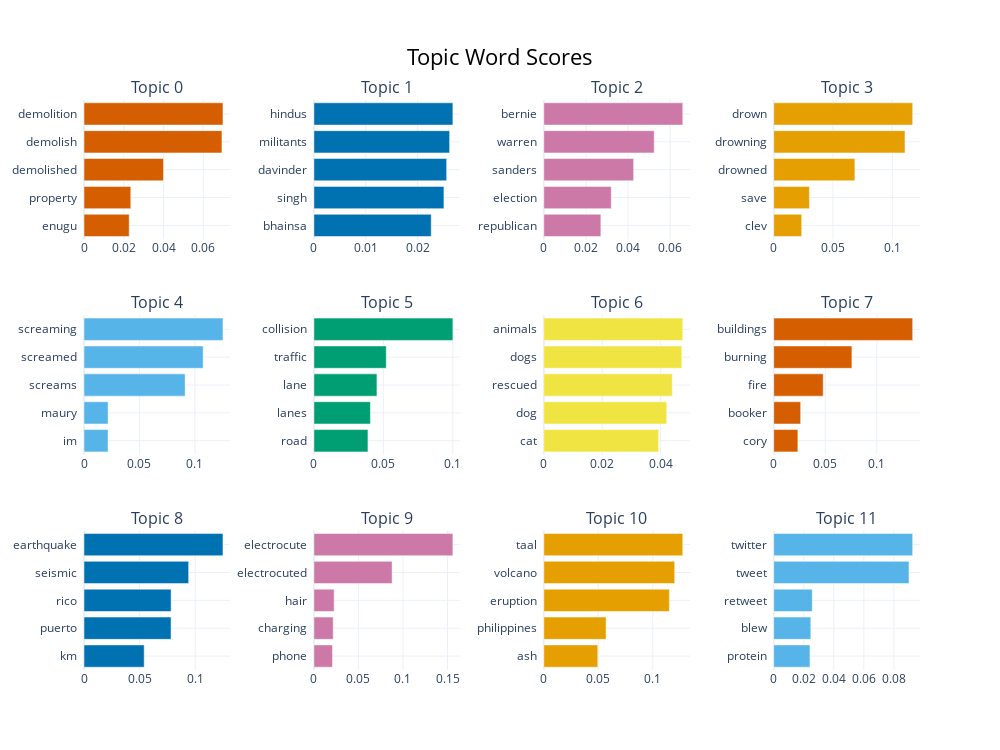

Notebook code for this chart:
### Code cell
topic_model.visualize_barchart(top_n_topics=12)

### Figure 1 — Plotly figure (JSON) as saved in the notebook; plotly's stock layout.template omitted (floating-point values rounded to 4 significant figures)
{"data": [{"marker": {"color": "#D55E00"}, "orientation": "h", "type": "bar", "x": [0.02272, 0.02353, 0.03997, 0.06936, 0.06989], "xaxis": "x", "y": ["enugu  ", "property  ", "demolished  ", "demolish  ", "demolition  "], "yaxis": "y"}, {"marker": {"color": "#0072B2"}, "orientation": "h", "type": "bar", "x": [0.02265, 0.0251, 0.02563, 0.0262, 0.02683], "xaxis": "x2", "y": ["bhainsa  ", "singh  ", "davinder  ", "militants  ", "hindus  "], "yaxis": "y2"}, {"marker": {"color": "#CC79A7"}, "orientation": "h", "type": "bar", "x": [0.02709, 0.03203, 0.04265, 0.05242, 0.06598], "xaxis": "x3", "y": ["republican  ", "election  ", "sanders  ", "warren  ", "bernie  "], "yaxis": "y3"}, {"marker": {"color": "#E69F00"}, "orientation": "h", "type": "bar", "x": [0.02364, 0.03012, 0.06849, 0.1107, 0.1172], "xaxis": "x4", "y": ["clev  ", "save  ", "drowned  ", "drowning  ", "drown  "], "yaxis": "y4"}, {"marker": {"color": "#56B4E9"}, "orientation": "h", "type": "bar", "x": [0.02169, 0.02173, 0.09119, 0.1075, 0.1253], "xaxis": "x5", "y": ["im  ", "maury  ", "screams  ", "screamed  ", "screaming  "], "yaxis": "y5"}, {"marker": {"color": "#009E73"}, "orientation": "h", "type": "bar", "x": [0.03891, 0.04066, 0.04536, 0.05208, 0.1], "xaxis": "x6", "y": ["road  ", "lanes  ", "lane  ", "traffic  ", "collision  "], "yaxis": "y6"}, {"marker": {"color": "#F0E442"}, "orientation": "h", "type": "bar", "x": [0.03929, 0.04208, 0.04398, 0.04724, 0.04757], "xaxis": "x7", "y": ["cat  ", "dog  ", "rescued  ", "dogs  ", "animals  "], "yaxis": "y7"}, {"marker": {"color": "#D55E00"}, "orientation": "h", "type": "bar", "x": [0.02347, 0.02615, 0.048, 0.07586, 0.1348], "xaxis": "x8", "y": ["cory  ", "booker  ", "fire  ", "burning  ", "buildings  "], "yaxis": "y8"}, {"marker": {"color": "#0072B2"}, "orientation": "h", "type": "bar", "x": [0.05413, 0.07828, 0.07834, 0.09411, 0.125], "xaxis": "x9", "y": ["km  ", "puerto  ", "rico  ", "seismic  ", "earthquake  "], "yaxis": "y9"}, {"marker": {"color": "#CC79A7"}, "orientation": "h", "type": "bar", "x": [0.02088, 0.02168, 0.02273, 0.0878, 0.156], "xaxis": "x10", "y": ["phone  ", "charging  ", "hair  ", "electrocuted  ", "electrocute  "], "yaxis": "y10"}, {"marker": {"color": "#E69F00"}, "orientation": "h", "type": "bar", "x": [0.04953, 0.05713, 0.1152, 0.1201, 0.1275], "xaxis": "x11", "y": ["ash  ", "philippines  ", "eruption  ", "volcano  ", "taal  "], "yaxis": "y11"}, {"marker": {"color": "#56B4E9"}, "orientation": "h", "type": "bar", "x": [0.02413, 0.0247, 0.02566, 0.09003, 0.09249], "xaxis": "x12", "y": ["protein  ", "blew  ", "retweet  ", "tweet  ", "twitter  "], "yaxis": "y12"}], "layout": {"annotations": [{"font": {"size": 16}, "showarrow": false, "text": "Topic 0", "x": 0.0875, "xanchor": "center", "xref": "paper", "y": 1, "yanchor": "bottom", "yref": "paper"}, {"font": {"size": 16}, "showarrow": false, "text": "Topic 1", "x": 0.3625, "xanchor": "center", "xref": "paper", "y": 1, "yanchor": "bottom", "yref": "paper"}, {"font": {"size": 16}, "showarrow": false, "text": "Topic 2", "x": 0.6375, "xanchor": "center", "xref": "paper", "y": 1, "yanchor": "bottom", "yref": "paper"}, {"font": {"size": 16}, "showarrow": false, "text": "Topic 3", "x": 0.9125, "xanchor": "center", "xref": "paper", "y": 1, "yanchor": "bottom", "yref": "paper"}, {"font": {"size": 16}, "showarrow": false, "text": "Topic 4", "x": 0.0875, "xanchor": "center", "xref": "paper", "y": 0.6222, "yanchor": "bottom", "yref": "paper"}, {"font": {"size": 16}, "showarrow": false, "text": "Topic 5", "x": 0.3625, "xanchor": "center", "xref": "paper", "y": 0.6222, "yanchor": "bottom", "yref": "paper"}, {"font": {"size": 16}, "showarrow": false, "text": "Topic 6", "x": 0.6375, "xanchor": "center", "xref": "paper", "y": 0.6222, "yanchor": "bottom", "yref": "paper"}, {"font": {"size": 16}, "showarrow": false, "text": "Topic 7", "x": 0.9125, "xanchor": "center", "xref": "paper", "y": 0.6222, "yanchor": "bottom", "yref": "paper"}, {"font": {"size": 16}, "showarrow": false, "text": "Topic 8", "x": 0.0875, "xanchor": "center", "xref": "paper", "y": 0.2444, "yanchor": "bottom", "yref": "paper"}, {"font": {"size": 16}, "showarrow": false, "text": "Topic 9", "x": 0.3625, "xanchor": "center", "xref": "paper", "y": 0.2444, "yanchor": "bottom", "yref": "paper"}, {"font": {"size": 16}, "showarrow": false, "text": "Topic 10", "x": 0.6375, "xanchor": "center", "xref": "paper", "y": 0.2444, "yanchor": "bottom", "yref": "paper"}, {"font": {"size": 16}, "showarrow": false, "text": "Topic 11", "x": 0.9125, "xanchor": "center", "xref": "paper", "y": 0.2444, "yanchor": "bottom", "yref": "paper"}], "height": 750, "hoverlabel": {"bgcolor": "white", "font": {"family": "Rockwell", "size": 16}}, "showlegend": false, "title": {"font": {"color": "Black", "size": 22}, "text": "Topic Word Scores", "x": 0.5, "xanchor": "center", "yanchor": "top"}, "width": 1000, "xaxis": {"anchor": "y", "domain": [0, 0.175], "showgrid": true}, "xaxis10": {"anchor": "y10", "domain": [0.275, 0.45], "showgrid": true}, "xaxis11": {"anchor": "y11", "domain": [0.55, 0.725], "showgrid": true}, "xaxis12": {"anchor": "y12", "domain": [0.825, 1], "showgrid": true}, "xaxis2": {"anchor": "y2", "domain": [0.275, 0.45], "showgrid": true}, "xaxis3": {"anchor": "y3", "domain": [0.55, 0.725], "showgrid": true}, "xaxis4": {"anchor": "y4", "domain": [0.825, 1], "showgrid": true}, "xaxis5": {"anchor": "y5", "domain": [0, 0.175], "showgrid": true}, "xaxis6": {"anchor": "y6", "domain": [0.275, 0.45], "showgrid": true}, "xaxis7": {"anchor": "y7", "domain": [0.55, 0.725], "showgrid": true}, "xaxis8": {"anchor": "y8", "domain": [0.825, 1], "showgrid": true}, "xaxis9": {"anchor": "y9", "domain": [0, 0.175], "showgrid": true}, "yaxis": {"anchor": "x", "domain": [0.7556, 1], "showgrid": true}, "yaxis10": {"anchor": "x10", "domain": [0, 0.2444], "showgrid": true}, "yaxis11": {"anchor": "x11", "domain": [0, 0.2444], "showgrid": true}, "yaxis12": {"anchor": "x12", "domain": [0, 0.2444], "showgrid": true}, "yaxis2": {"anchor": "x2", "domain": [0.7556, 1], "showgrid": true}, "yaxis3": {"anchor": "x3", "domain": [0.7556, 1], "showgrid": true}, "yaxis4": {"anchor": "x4", "domain": [0.7556, 1], "showgrid": true}, "yaxis5": {"anchor": "x5", "domain": [0.3778, 0.6222], "showgrid": true}, "yaxis6": {"anchor": "x6", "domain": [0.3778, 0.6222], "showgrid": true}, "yaxis7": {"anchor": "x7", "domain": [0.3778, 0.6222], "showgrid": true}, "yaxis8": {"anchor": "x8", "domain": [0.3778, 0.6222], "showgrid": true}, "yaxis9": {"anchor": "x9", "domain": [0, 0.2444], "showgrid": true}}}
